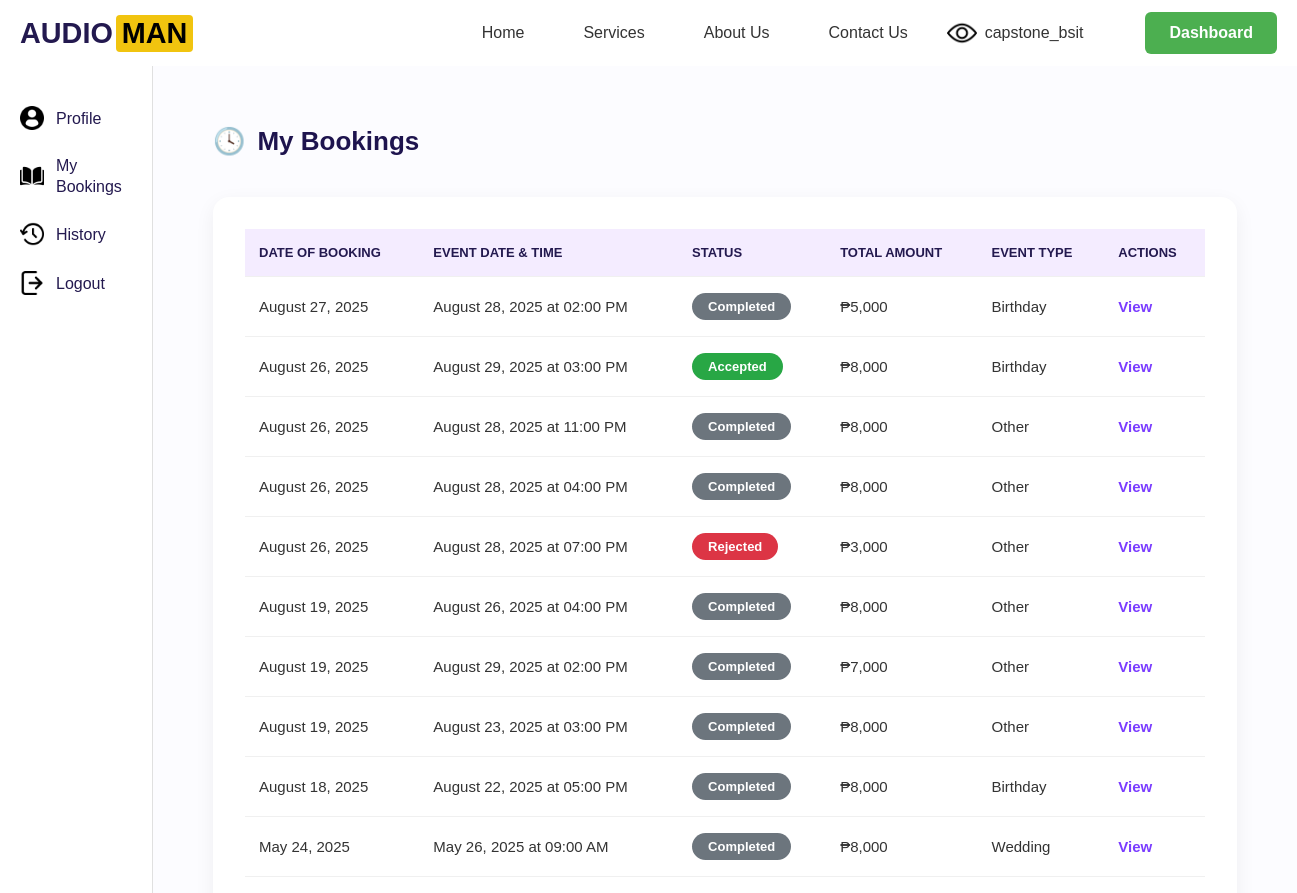
Before: /accounts/mybookings/ (signed in, upper part) with the older database file.
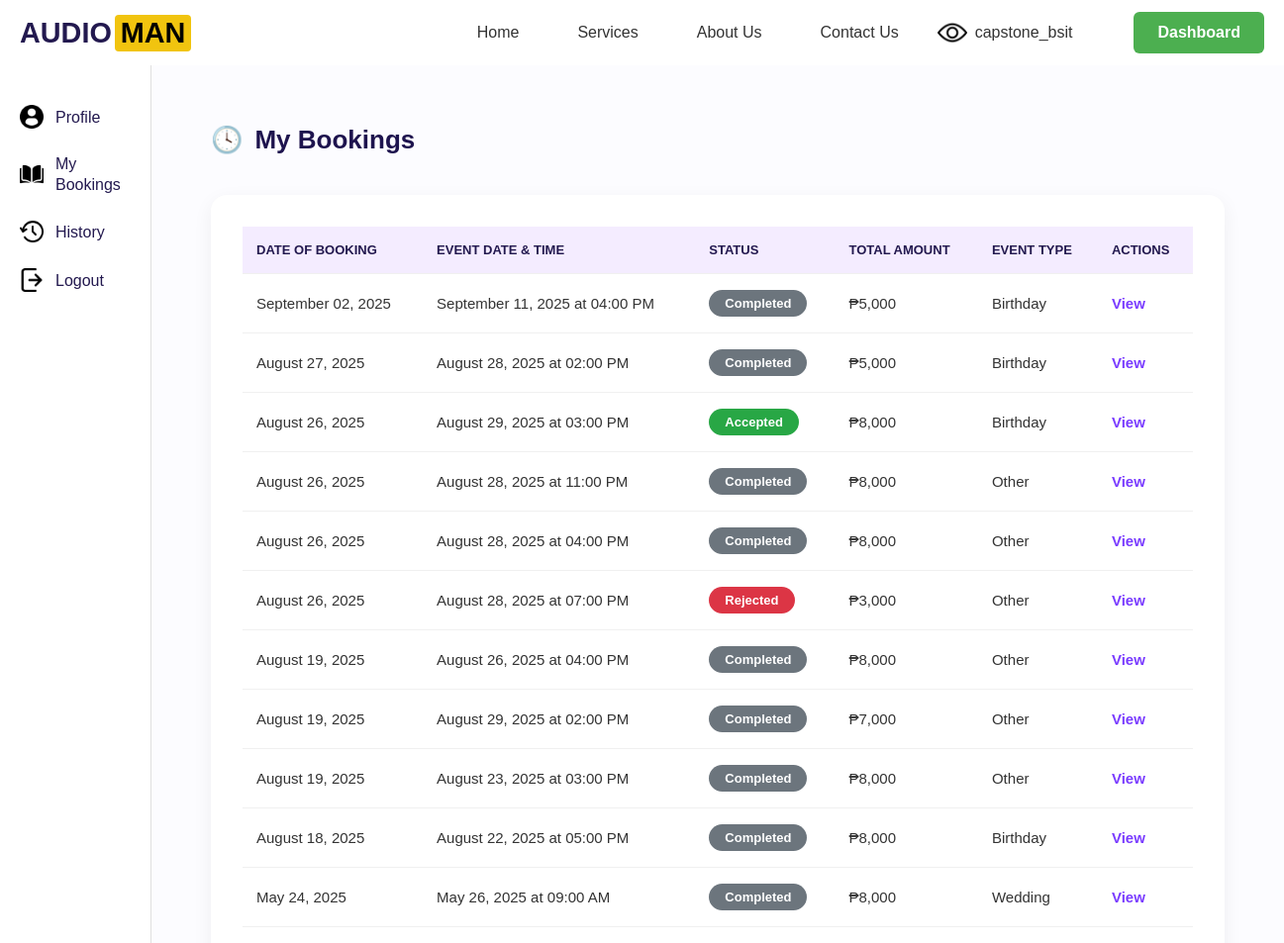
After: the same page with the newer database file.
### accounts/models.py (models this page shows, shortened)
class Booking(models.Model):
    STATUS_CHOICES = [
        ('Processing', 'Processing'),
        ('Approved', 'Approved'),
        ('Rejected', 'Rejected'),
        ('Completed', 'Completed'),
    ]
    user = models.ForeignKey(User, on_delete=models.CASCADE)
    package = models.ForeignKey('ServicePackage', on_delete=models.CASCADE)
    full_name = models.CharField(max_length=100)
    email = models.EmailField()
    contact_number = models.CharField(max_length=20)
    event_date = models.DateField()
    event_time = models.TimeField()
    end_time = models.TimeField(null=True, blank=True)
    event_type = models.CharField(max_length=100)
    location = models.CharField(max_length=255)
    fulladdress = models.CharField(max_length=255, blank=True, null=True)
    audience_size = models.IntegerField()
    status = models.CharField(max_length=50, choices=STATUS_CHOICES, default='Processing')
    price = models.CharField(max_length=20)
    created_at = models.DateTimeField(default=timezone.now)
    cancel_reason = models.TextField(blank=True, null=True)
    reject_reason = models.TextField(null=True, blank=True)

### accounts/views.py (the view)
# urls.py: path('mybookings/', views.mybookings, name='mybookings'),
@login_required
def mybookings(request):
    bookings = Booking.objects.filter(user=request.user).order_by('-created_at')
    booking_list = []
    for b in bookings:
        booking_list.append({
            'id': b.id,  # ✅ add this line
            'event_datetime': f"{b.event_date.strftime('%B %d, %Y')} at {b.event_time.strftime('%I:%M %p')}",
            'date_booked': b.created_at.strftime('%B %d, %Y'),
            'status': b.status,
            'total': b.price,
            'event_type': b.event_type,
            'package_title': b.package.title,
        })
    return render(request, 'accounts/mybookings.html', {'booking_list': booking_list})

### accounts/templates/accounts/mybookings.html (shortened to what this page needs)
{% extends 'base.html' %}
{% load static %}
{% block content %}
<div class="container">
  <aside class="sidebar">
    <ul>
      <li><img src="{% static 'images/profile-user.png' %}" alt="User Icon"> <span><a href="{% url 'profile' %}">Profile</a></span></li>
      <li><img src="{% static 'images/open-book.png' %}" alt="Bookings Icon"> <span><a href="{% url 'mybookings' %}">My Bookings</a></span></li>
      <li><img src="{% static 'images/history.png' %}" alt="History Icon"> <span><a href="{% url 'history' %}">History</a></span></li>
      <li><img src="{% static 'images/logout.png' %}" alt="Logout Icon"><span><a href="javascript:void(0);" onclick="confirmLogout()">Logout</a></span></li>
    </ul>
  </aside>
  <main class="main-content">
    <h2><span class="icon">🕓</span> My Bookings</h2>
    <div class="table-container">
      <table>
        <thead>
          <tr>
            <th>Date Of Booking</th>
            <th>Event Date & Time</th>
            <th>Status</th>
            <th>Total Amount</th>
            <th>Event Type</th>
            <th>Actions</th>
          </tr>
        </thead>
        <tbody>
          {% for booking in booking_list %}
          <tr>
            <td>{{ booking.date_booked }}</td>
            <td>{{ booking.event_datetime }}</td>
            <td>
              <span class="status {% if booking.status|lower == 'accepted' %}accepted{% elif booking.status|lower == 'rejected' %}rejected{% elif booking.status|lower == 'processing' %}processing{% elif booking.status|lower == 'cancelled' %}cancelled{% else %}default{% endif %}">
                {{ booking.status }}
              </span>
            </td>
            <td>{{ booking.total }}</td>
            <td>{{ booking.event_type }}</td>
            <td>
              <a href="{% url 'view_mybooking' booking.id %}">View</a>
            </td>
          </tr>
          {% empty %}
          <tr><td colspan="6">No bookings found.</td></tr>
          {% endfor %}
        </tbody>
      </table>
    </div>
  </main>
</div>
{% endblock %}

Changed rows visible on the page:
added Booking: status "Completed", total "₱5,000", event_type "Birthday"
Other visible differences:
new list line: "September 02, 2025 September 11, 2025 at 04:00 PM View"
